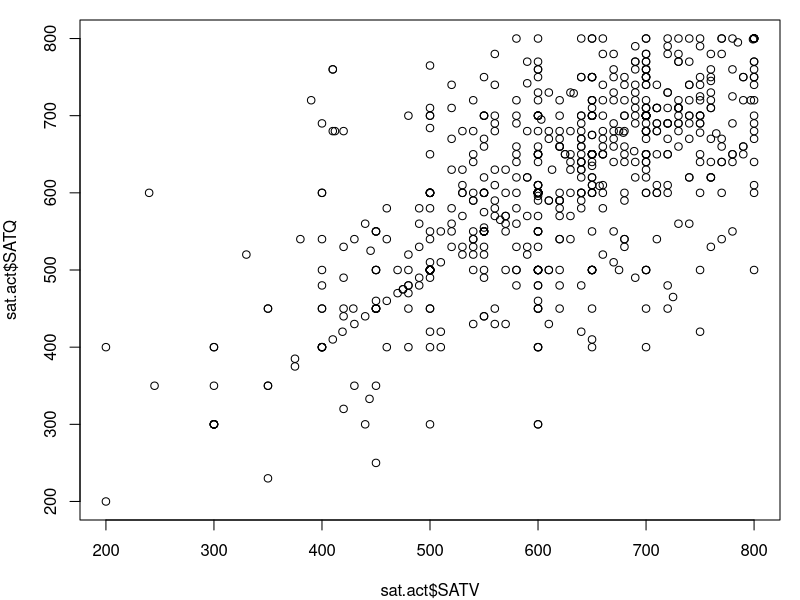
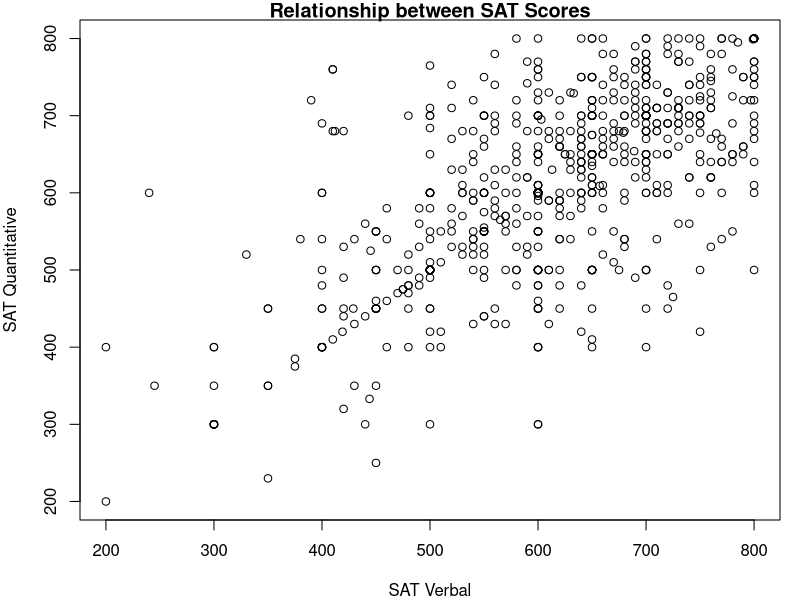
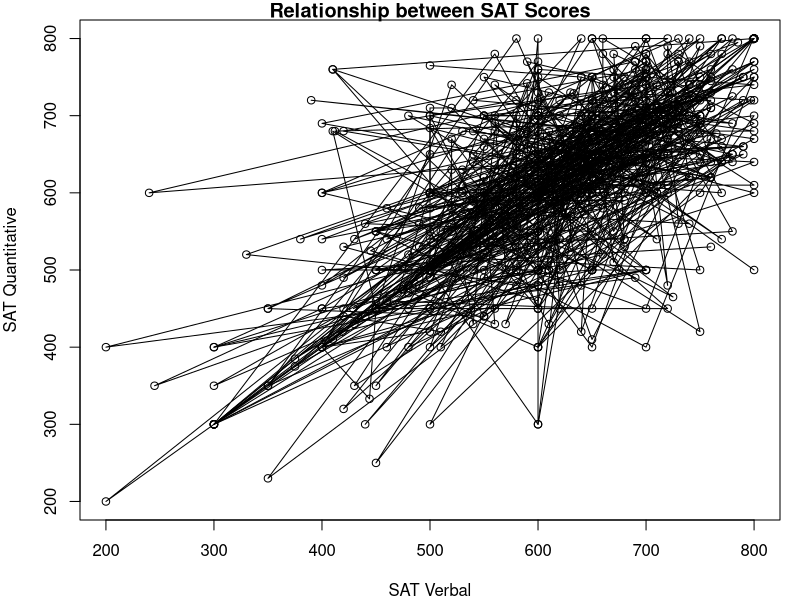
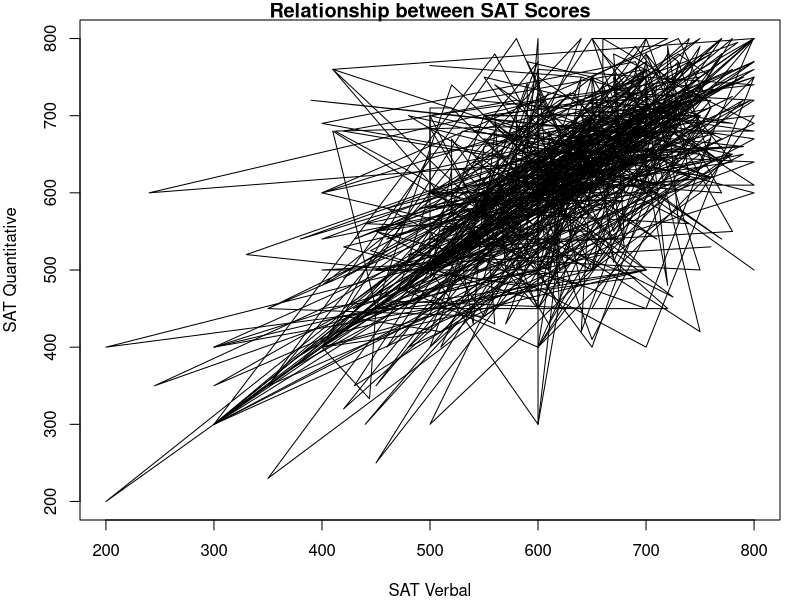
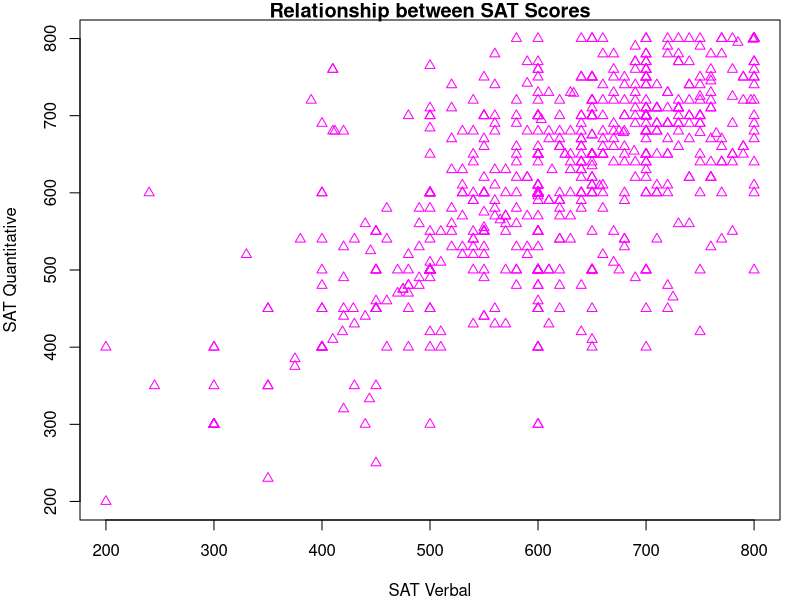
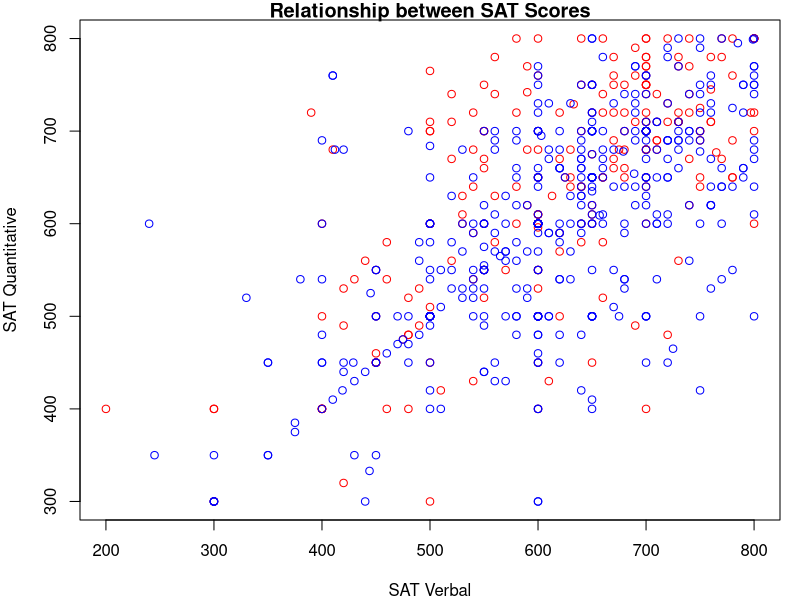
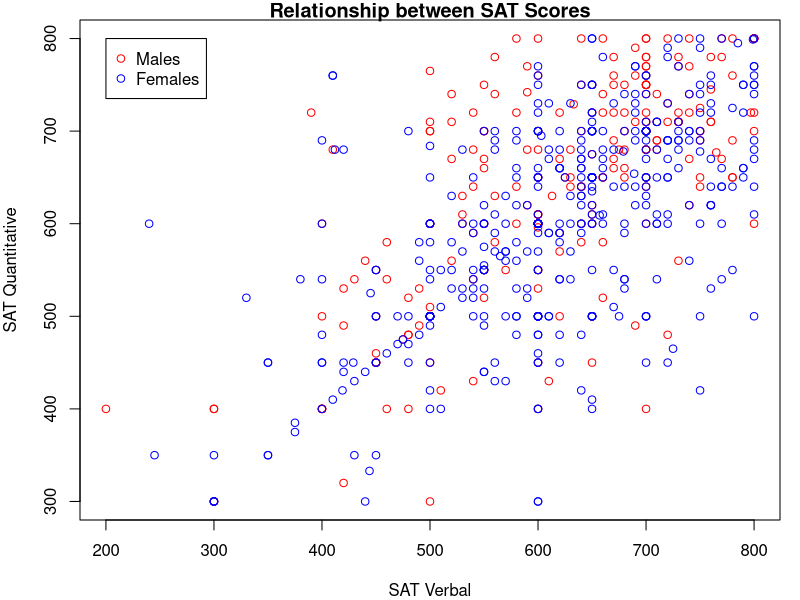
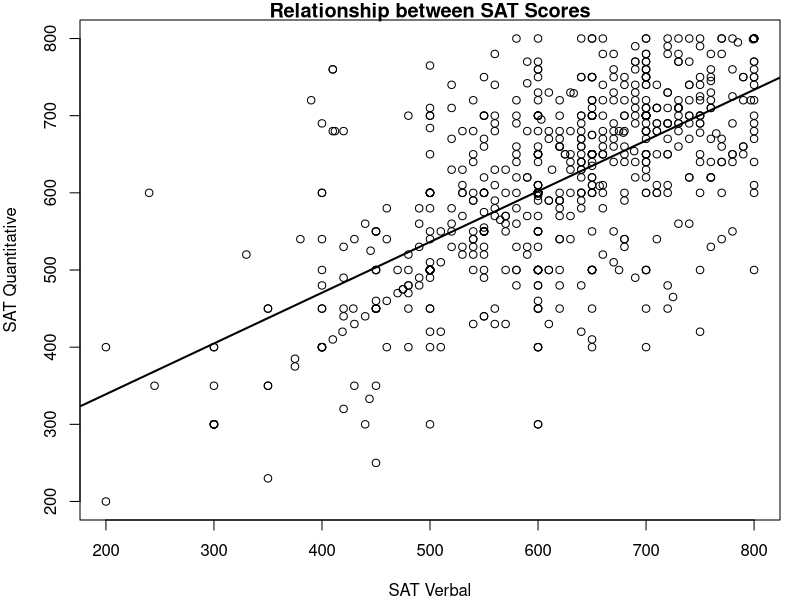

Generate these figures, in order, with R:
## ---- chunk 1
knitr::opts_chunk$set(fig.align = "center")
# Load libraries
library(psych)
defaults <- par(mar = c(4,4,1,1), no.readonly = TRUE)
## ---- chunk 2
summary(sat.act)
## ---- chunk 3
plot(sat.act$SATV, sat.act$SATQ) # Access the columns as vectors using $ syntax
## ---- chunk 4
plot(sat.act$SATV, sat.act$SATQ,
     xlab = "SAT Verbal", ylab = "SAT Quantitative",
     main = "Relationship between SAT Scores")
## ---- chunk 5
# Lines and points
plot(sat.act$SATV, sat.act$SATQ,
     xlab = "SAT Verbal", ylab = "SAT Quantitative",
     main = "Relationship between SAT Scores",
     type = "o")

# Just lines
plot(sat.act$SATV, sat.act$SATQ,
     xlab = "SAT Verbal", ylab = "SAT Quantitative",
     main = "Relationship between SAT Scores",
     type = "l")
## ---- chunk 6
# Lines and points
plot(sat.act$SATV, sat.act$SATQ,
     xlab = "SAT Verbal", ylab = "SAT Quantitative",
     main = "Relationship between SAT Scores",
     col="magenta", pch=2)
## ---- chunk 7
males <- sat.act[sat.act$gender == 1, ]
females <- sat.act[sat.act$gender == 2, ]
plot(males$SATV, males$SATQ,
     xlab = "SAT Verbal", ylab = "SAT Quantitative",
     main = "Relationship between SAT Scores",
     col="red")
points(females$SATV, females$SATQ, col="blue")
## ---- chunk 8
plot(males$SATV, males$SATQ,
     xlab = "SAT Verbal", ylab = "SAT Quantitative",
     main = "Relationship between SAT Scores",
     col="red")
points(females$SATV, females$SATQ, col="blue")
legend(x=200, y=800,
       legend = c("Males", "Females"),
       col = c("red", "blue"),
       pch=1)
## ---- chunk 9
regression_results <- lm(SATQ ~ SATV, data=sat.act)
plot(SATQ ~ SATV, data=sat.act,
     xlab = "SAT Verbal", ylab = "SAT Quantitative",
     main = "Relationship between SAT Scores")
abline(regression_results, lwd=2) # lwd = "line width",
## ---- chunk 10
hist(sat.act$ACT, breaks = 30)
hist(sat.act$ACT, breaks = seq(0, max(sat.act$ACT), by=2))
## ---- chunk 11
hist(sat.act$ACT, breaks = 30, freq=FALSE,
     main = "Distribution of ACT Scores",
     xlab = "ACT Score")
## ---- chunk 12
boxplot(SATV ~ education, data=sat.act,
        names=c("< High School", "High School", "Some College",
                "2 Yr. College", "4 Yr. College", "Grad. Work"),
        ylab="SAT Verbal Score", xlab="Education")
## ---- chunk 13
SATV_means <- c(mean(sat.act$SATV[sat.act$gender==1]),
                mean(sat.act$SATV[sat.act$gender==2])
                )
names(SATV_means) <- c("Males","Females")
barplot(SATV_means,
        ylim=c(0,800), ylab="Average SAT Verbal Score",
        main="SAT Verbal Scores for Males & Females"
        )
## ---- chunk 14
par(mfrow = c(2,2))
hist(sat.act$ACT, breaks = 10, main = "10 breaks")
hist(sat.act$ACT, breaks = 30, main = "30 breaks")
hist(sat.act$ACT, breaks = 50, main = "50 breaks")
hist(sat.act$ACT, breaks = 100, main = "100 breaks")
par(mfrow = c(1,1)) # Reset back to default
## ---- chunk 15
hist(rnorm(10000, mean=100, sd=15), freq=FALSE, ylim=c(0, .03), xlab='', main='IQ Scores')
points(x=seq(40, 160, .001), y=dnorm(seq(40, 160, .001), mean=100, sd=15), type='l', col='red')
## ---- chunk 16
pnorm(80, mean=100, sd=15)
## ---- chunk 17
pnorm(80, mean=100, sd=15, lower.tail=FALSE)
## ---- chunk 18
1-pnorm(80, mean=100, sd=15)
## ---- chunk 19
qnorm(.95, mean=100, sd=15)
## ---- chunk 20
qnorm(.95, mean=100, sd=15, lower.tail=FALSE)
## ---- chunk 21
rnorm(50, mean=100, sd=15)
## ---- chunk 22
IQ135_z <- (135-100)/15
IQ135_z
## ---- chunk 23
qnorm(.025)
qnorm(.975)
## ---- chunk 24
IQ135_z_prob <- 1-pnorm(IQ135_z)
## ---- chunk 25
IQ135_prob <- 1-pnorm(135, mean=100, sd=15)
## ---- chunk 26
t.test(sat.act$SATV)
## ---- chunk 27
t.test(sat.act$SATV, mu=600)
## ---- chunk 28

# Calculate difference scores
sat.act$SAT_diff <- sat.act$SATV-sat.act$SATQ

# Run a one-sample t-test
t.test(sat.act$SAT_diff)

## ---- chunk 29
t.test(sat.act$SATV, sat.act$SATQ, paired=TRUE)
## ---- chunk 30
t.test(sat.act$SATQ[sat.act$gender==1], sat.act$SATQ[sat.act$gender==2], paired=FALSE)
## ---- chunk 31

# Subset the groups
male_SATQ <- sat.act$SATQ[sat.act$gender==1]
female_SATQ <- sat.act$SATQ[sat.act$gender==2]

# Run a two-sample t-test
t.test(male_SATQ, female_SATQ, paired=FALSE)

## ---- chunk 32
aov(sat.act$SATV ~ sat.act$education)
## ---- chunk 33
educ_aov <- aov(sat.act$SATV ~ sat.act$education)
summary(educ_aov)
## ---- chunk 34
educ_aov <- aov(SATV ~ education, data=sat.act)
summary(educ_aov)
## ---- chunk 35
educ_gender_aov <- aov(SATQ ~ education + gender, data=sat.act)
summary(educ_gender_aov)
## ---- chunk 36
educ_gender_aov_int <- aov(SATQ ~ education * gender, data=sat.act)
summary(educ_gender_aov_int)
